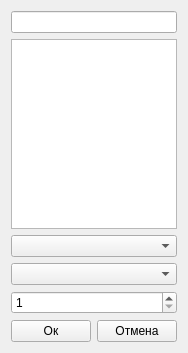
<?xml version="1.0" encoding="UTF-8"?>
<ui version="4.0">
 <class>FieldDataEditor</class>
 <widget class="QWidget" name="FieldDataEditor">
  <property name="geometry">
   <rect>
    <x>0</x>
    <y>0</y>
    <width>176</width>
    <height>353</height>
   </rect>
  </property>
  <property name="sizePolicy">
   <sizepolicy hsizetype="Preferred" vsizetype="Preferred">
    <horstretch>0</horstretch>
    <verstretch>0</verstretch>
   </sizepolicy>
  </property>
  <property name="windowTitle">
   <string/>
  </property>
  <layout class="QVBoxLayout" name="verticalLayout_2">
   <item>
    <widget class="QLineEdit" name="nameEdit">
     <property name="sizePolicy">
      <sizepolicy hsizetype="Expanding" vsizetype="Fixed">
       <horstretch>0</horstretch>
       <verstretch>0</verstretch>
      </sizepolicy>
     </property>
     <property name="placeholderText">
      <string/>
     </property>
    </widget>
   </item>
   <item>
    <widget class="QTextEdit" name="descriptionEdit">
     <property name="sizePolicy">
      <sizepolicy hsizetype="Expanding" vsizetype="Minimum">
       <horstretch>0</horstretch>
       <verstretch>0</verstretch>
      </sizepolicy>
     </property>
     <property name="minimumSize">
      <size>
       <width>0</width>
       <height>20</height>
      </size>
     </property>
    </widget>
   </item>
   <item>
    <widget class="QComboBox" name="typeBox">
     <property name="sizePolicy">
      <sizepolicy hsizetype="Preferred" vsizetype="Fixed">
       <horstretch>0</horstretch>
       <verstretch>0</verstretch>
      </sizepolicy>
     </property>
    </widget>
   </item>
   <item>
    <widget class="QComboBox" name="dimensionBox">
     <property name="sizePolicy">
      <sizepolicy hsizetype="Preferred" vsizetype="Fixed">
       <horstretch>0</horstretch>
       <verstretch>0</verstretch>
      </sizepolicy>
     </property>
    </widget>
   </item>
   <item>
    <widget class="QSpinBox" name="sizeBox">
     <property name="minimum">
      <number>1</number>
     </property>
     <property name="maximum">
      <number>999999999</number>
     </property>
    </widget>
   </item>
   <item>
    <layout class="QVBoxLayout" name="additionalLayout"/>
   </item>
   <item>
    <layout class="QHBoxLayout" name="horizontalLayout">
     <item>
      <widget class="QPushButton" name="okButton">
       <property name="text">
        <string>Ок</string>
       </property>
      </widget>
     </item>
     <item>
      <widget class="QPushButton" name="cancelButton">
       <property name="text">
        <string>Отмена</string>
       </property>
      </widget>
     </item>
    </layout>
   </item>
  </layout>
 </widget>
 <resources/>
 <connections/>
</ui>
